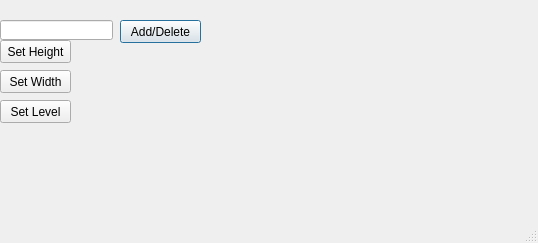
<?xml version="1.0" encoding="UTF-8"?>
<ui version="4.0">
 <class>Dialog</class>
 <widget class="QDialog" name="Dialog">
  <property name="windowModality">
   <enum>Qt::WindowModal</enum>
  </property>
  <property name="geometry">
   <rect>
    <x>0</x>
    <y>0</y>
    <width>538</width>
    <height>243</height>
   </rect>
  </property>
  <property name="sizePolicy">
   <sizepolicy hsizetype="Expanding" vsizetype="Expanding">
    <horstretch>0</horstretch>
    <verstretch>0</verstretch>
   </sizepolicy>
  </property>
  <property name="windowTitle">
   <string>AVLTree</string>
  </property>
  <property name="autoFillBackground">
   <bool>true</bool>
  </property>
  <property name="sizeGripEnabled">
   <bool>true</bool>
  </property>
  <property name="modal">
   <bool>true</bool>
  </property>
  <widget class="QPushButton" name="pushButton">
   <property name="geometry">
    <rect>
     <x>120</x>
     <y>20</y>
     <width>81</width>
     <height>23</height>
    </rect>
   </property>
   <property name="text">
    <string>Add/Delete</string>
   </property>
  </widget>
  <widget class="QLineEdit" name="lineEdit">
   <property name="geometry">
    <rect>
     <x>0</x>
     <y>20</y>
     <width>113</width>
     <height>20</height>
    </rect>
   </property>
  </widget>
  <widget class="QPushButton" name="pushButton_2">
   <property name="geometry">
    <rect>
     <x>0</x>
     <y>70</y>
     <width>71</width>
     <height>23</height>
    </rect>
   </property>
   <property name="text">
    <string>Set Width</string>
   </property>
  </widget>
  <widget class="QPushButton" name="pushButton_3">
   <property name="geometry">
    <rect>
     <x>0</x>
     <y>40</y>
     <width>71</width>
     <height>23</height>
    </rect>
   </property>
   <property name="text">
    <string>Set Height</string>
   </property>
  </widget>
  <widget class="QPushButton" name="pushButton_4">
   <property name="geometry">
    <rect>
     <x>0</x>
     <y>100</y>
     <width>71</width>
     <height>23</height>
    </rect>
   </property>
   <property name="text">
    <string>Set Level</string>
   </property>
  </widget>
 </widget>
 <layoutdefault spacing="6" margin="11"/>
 <resources/>
 <connections/>
</ui>
